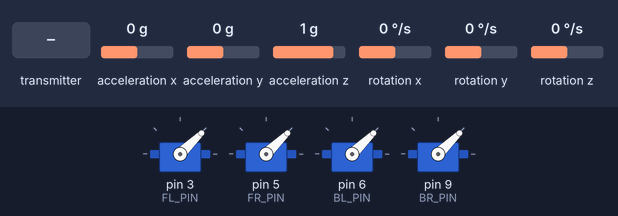
Bench run of a sketch on a simulated Arduino Uno, built with avr-gcc and run on an emulated ATmega328P. Shown: 4 × servo. The test bench sets the inputs (shaded band); at power-on: acceleration x 0 g, acceleration y 0 g, rotation x 0 °/s, rotation y 0 °/s, acceleration z 1 g, rotation z 0 °/s. EEPROM starts erased; no radio packets arrive unless stated; what the sketch prints to the serial monitor is not drawn.

Above: at 13.1 s.
13.2 s: the transmitter starts sending throttle = 256
At 14.4 s:
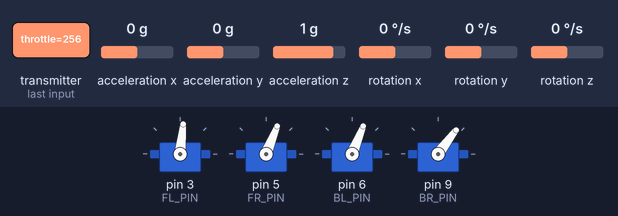
14.7 s: acceleration x set to -1.4 g
At 17.5 s:
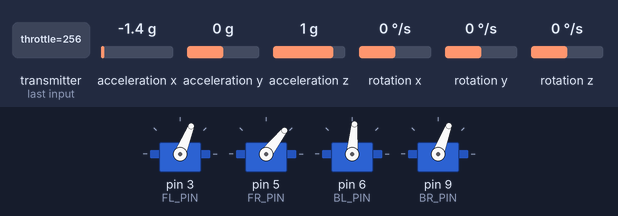
17.7 s: acceleration y set to -0.8 g
20.7 s: rotation x set to -192 °/s
23.7 s: rotation y set to -192 °/s
At 24.98 s:
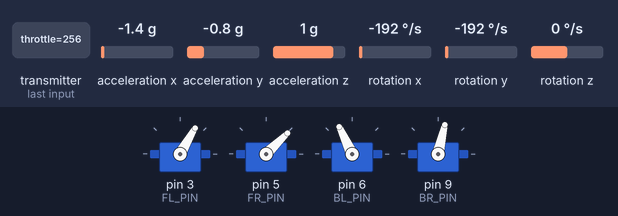
26.7 s: the transmitter starts sending pitch = 1023
At 26.89 s:
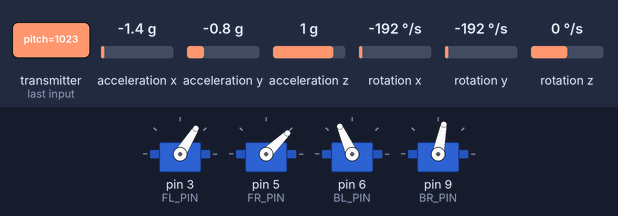
Timing chart, 0 to 30.5 s (numbered marks = the images above; inputs shaded):
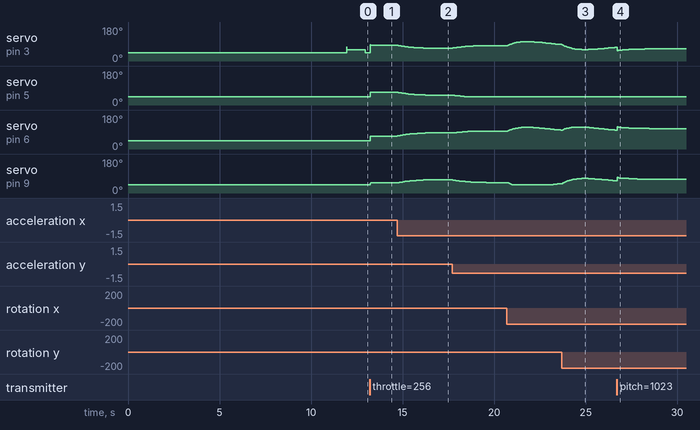

Measured:
- after the input at 13.2 s, servo on pin 3 (FL_PIN): 44° → 84° at once; servo on pin 5 (FR_PIN), servo on pin 6 (BL_PIN): 44° → 68° at once; servo on pin 9 (BR_PIN): 44° → 53° at once
- after the input at 14.7 s, servo on pin 5 (FR_PIN): moves from 68° to 52° over 1.5 s, starting at once; servo on pin 6 (BL_PIN): moves from 68° to 85° over 1.5 s, starting at once; servo on pin 9 (BR_PIN): rises from 53° to 70° in 1.9 s, then falls to 69° in 0.54 s
- after the input at 23.7 s, servo on pin 5 (FR_PIN): stays 44° (without the input it goes to 45° after 2.3 s)
- after the input at 26.7 s, servo on pin 5 (FR_PIN): stays 44° (without the input it goes to 45° after 2.1 s)

The sketch:

reciver_kalmanfilter_live_pid_tunning.ino
```cpp
#include <Wire.h>
#include <SPI.h>
#include <RF24.h>
#include <Servo.h>
#include <MPU6050.h>
#include <EEPROM.h>

// === Hardware Setup ===
MPU6050 mpu;
RF24 radio(8, 10);  // CE, CSN v
Servo escFL, escFR, escBL, escBR;

const byte address[6] = "00001";
const int FL_PIN = 3, FR_PIN = 5, BL_PIN = 6, BR_PIN = 9;

// === Joystick Data ===
struct DataPacket {
  int throttle;
  int yaw;
  int pitch;
  int roll;
};
DataPacket data;

// === IMU & Timing Variables ===
float accAngleX, accAngleY, gyroRateX, gyroRateY;
unsigned long lastTime;

// Angle and Motor tunning
float trimX = 0.0, trimY = 0.0;
int trimFL = 0, trimFR = 0, trimBL = 0, trimBR = 0;

// === Kalman Filter Variables ===
float kalAngleX = 0, kalAngleY = 0;
float biasX = 0, biasY = 0;
float P_X[2][2] = {{0, 0}, {0, 0}}, P_Y[2][2] = {{0, 0}, {0, 0}};
float Q_angle = 0.0005, Q_bias = 0.0015, R_measure = 0.03;

// === PID Variables ===
float Kp = 2.7, Ki = 0.004, Kd = 0.025;
float integralX = 0, integralY = 0;
float lastErrorX = 0, lastErrorY = 0;

// for pid value change
String inputString = "";
bool stringComplete = false;

// === Calibration Offsets ===
float angleX_offset = 0, angleY_offset = 0;
float gyroX_offset = 0, gyroY_offset = 0, gyroZ_offset = 0;
bool calibrated = false, gyroCalibrated = false;
float sumX = 0, sumY = 0;
int sampleCount = 0;

// === EEPROM Calibration ===
const int GYRO_X_ADDR = 0, GYRO_Y_ADDR = 4, GYRO_Z_ADDR = 8, GYRO_MAGIC_ADDR = 12;
const int GYRO_MAGIC_VALUE = 4242;

// === Fail-Safe ===
unsigned long lastSignalTime = 0;
const unsigned long signalTimeout = 1000;

void kalmanFilter(float accAngle, float gyroRate, float dt,
                  float &angle, float &bias, float P[2][2]) {
  angle += dt * (gyroRate - bias);
  P[0][0] += dt * (dt * P[1][1] - P[0][1] - P[1][0] + Q_angle);
  P[0][1] -= dt * P[1][1];
  P[1][0] -= dt * P[1][1];
  P[1][1] += Q_bias * dt;

  float S = P[0][0] + R_measure;
  float K[2] = { P[0][0] / S, P[1][0] / S };
  float y = accAngle - angle;
  angle += K[0] * y;
  bias += K[1] * y;

  float P00_temp = P[0][0], P01_temp = P[0][1];
  P[0][0] -= K[0] * P00_temp;
  P[0][1] -= K[0] * P01_temp;
  P[1][0] -= K[1] * P00_temp;
  P[1][1] -= K[1] * P01_temp;
}

void setup() {
  Serial.begin(9600);
  inputString.reserve(50); // for pid value change || prevent dynamic memory usage
  Wire.begin();
  mpu.initialize();

    if (!mpu.testConnection()) {
    while (1) {
      Serial.println("MPU6050 not connected!");
      delay(1000);
    }
  }

  int magic;
  EEPROM.get(GYRO_MAGIC_ADDR, magic);
  if (magic == GYRO_MAGIC_VALUE) {
    EEPROM.get(GYRO_X_ADDR, gyroX_offset);
    EEPROM.get(GYRO_Y_ADDR, gyroY_offset);
    EEPROM.get(GYRO_Z_ADDR, gyroZ_offset);
    gyroCalibrated = true;
    Serial.println("Gyro calibration loaded from EEPROM.");
  } else {
    Serial.println("Calibrating Gyroscope...");
    long sumX = 0, sumY = 0, sumZ = 0;
    int16_t ax, ay, az, gx, gy, gz;
    for (int i = 0; i < 2000; i++) {
      mpu.getMotion6(&ax, &ay, &az, &gx, &gy, &gz);
      sumX += gx; sumY += gy; sumZ += gz;
      delay(1);
    }
    gyroX_offset = (float)sumX / 2000.0;
    gyroY_offset = (float)sumY / 2000.0;
    gyroZ_offset = (float)sumZ / 2000.0;
    EEPROM.put(GYRO_X_ADDR, gyroX_offset);
    EEPROM.put(GYRO_Y_ADDR, gyroY_offset);
    EEPROM.put(GYRO_Z_ADDR, gyroZ_offset);
    EEPROM.put(GYRO_MAGIC_ADDR, GYRO_MAGIC_VALUE);
    Serial.println("Gyro calibration saved.");
  }

  escFL.attach(FL_PIN); escFR.attach(FR_PIN);
  escBL.attach(BL_PIN); escBR.attach(BR_PIN);
  escFL.writeMicroseconds(1000);
  escFR.writeMicroseconds(1000);
  escBL.writeMicroseconds(1000);
  escBR.writeMicroseconds(1000);
  delay(2000);

  radio.begin();
  radio.openReadingPipe(0, address);
  radio.setPALevel(RF24_PA_LOW);
  radio.startListening();

  lastTime = micros();
  lastSignalTime = millis();
}

void loop() {
  // === 1. Check for Serial input === || for pid value change
if (stringComplete) {
  processCommand(inputString);
  inputString = "";
  stringComplete = false;
}

  if (radio.available()) {
    radio.read(&data, sizeof(DataPacket));
    lastSignalTime = millis();
  }

  int16_t ax, ay, az, gx, gy, gz;
  mpu.getMotion6(&ax, &ay, &az, &gx, &gy, &gz);

  unsigned long now = micros();
  float dt = (now - lastTime) / 1000000.0;
  lastTime = now;
  if (dt <= 0 || isnan(dt)) return;

  gyroRateX = (gx - gyroX_offset) / 131.0;
  gyroRateY = (gy - gyroY_offset) / 131.0;

  float safeAccZ = (az == 0) ? 0.01 : az;
  accAngleX = atan2(ay, safeAccZ) * 180 / PI;
  accAngleY = atan2(ax, safeAccZ) * 180 / PI;

  kalmanFilter(accAngleX, gyroRateX, dt, kalAngleX, biasX, P_X);
  kalmanFilter(accAngleY, gyroRateY, dt, kalAngleY, biasY, P_Y);

  if (!calibrated && millis() < 3000) {
    sumX += kalAngleX; sumY += kalAngleY;
    sampleCount++;
  } else if (!calibrated) {
    if (sampleCount > 0) {
      angleX_offset = sumX / sampleCount;
      angleY_offset = sumY / sampleCount;
    }
    calibrated = true;
    Serial.print("Offsets set => X: "); Serial.print(angleX_offset);
    Serial.print(" Y: "); Serial.println(angleY_offset);
  }

  float correctedX = kalAngleX - angleX_offset + trimX;    // with triming of angles
  float correctedY = kalAngleY - angleY_offset + trimY;

  float desiredX = map(data.roll, 0, 1023, 30, -30);
  float desiredY = map(data.pitch, 0, 1023, -30, 30);

  float errorX = desiredX - correctedX;
  float errorY = desiredY - correctedY;

  integralX += errorX * dt;
  integralY += errorY * dt;
  integralX = constrain(integralX, -100, 100);
  integralY = constrain(integralY, -100, 100);

  float derivativeX = (errorX - lastErrorX) / dt;
  float derivativeY = (errorY - lastErrorY) / dt;
  lastErrorX = errorX;
  lastErrorY = errorY;

  int correctionX = Kp * errorX + Ki * integralX + Kd * derivativeX;
  int correctionY = Kp * errorY + Ki * integralY + Kd * derivativeY;

  int baseThrottle;
  if (millis() - lastSignalTime > signalTimeout) {
    baseThrottle = 1000;
    correctionX = 0;
    correctionY = 0;
    integralX = 0;
    integralY = 0;
    lastErrorX = 0;
    lastErrorY = 0;
    Serial.println("FAIL-SAFE: NO SIGNAL");
  } else {
    baseThrottle = map(data.throttle, 0, 1023, 1000, 2000);
  }

  int escFL_val = baseThrottle - correctionY + correctionX + trimFL; // with triming motors
  int escFR_val = baseThrottle - correctionY - correctionX + trimFR;
  int escBL_val = baseThrottle + correctionY + correctionX + trimBL;
  int escBR_val = baseThrottle + correctionY - correctionX + trimBR;

  escFL_val = constrain(escFL_val, 1000, 2000);
  escFR_val = constrain(escFR_val, 1000, 2000);
  escBL_val = constrain(escBL_val, 1000, 2000);
  escBR_val = constrain(escBR_val, 1000, 2000);

  escFL.writeMicroseconds(escFL_val);
  escFR.writeMicroseconds(escFR_val);
  escBL.writeMicroseconds(escBL_val);
  escBR.writeMicroseconds(escBR_val);

// === 7. Serial Plotter Output ===
Serial.print(" FL:"); Serial.print(escFL_val);
Serial.print(" BL:"); Serial.print(escBL_val);
Serial.print(" FR:"); Serial.print(escFR_val);
Serial.print(" BR:"); Serial.print(escBR_val);
Serial.print("X:"); Serial.print(correctedX);
//Serial.print(" DX:"); Serial.print(desiredX);
Serial.print(" Y:"); Serial.print(correctedY);
//Serial.print(" DY:"); Serial.println(desiredY);

delay(8);
}

void serialEvent() {
  while (Serial.available()) {
    char inChar = (char)Serial.read();
    if (inChar == '\n') {
      stringComplete = true;
    } else {
      inputString += inChar;
    }
  }
}
void processCommand(String cmd) {
  cmd.trim();
  cmd.toUpperCase();

  // pid and kalman value tunning
  if (cmd.startsWith("SET KP ")) {
    Kp = cmd.substring(7).toFloat();
    Serial.print("Updated Kp: "); Serial.println(Kp, 4);
  }
  else if (cmd.startsWith("SET KI ")) {
    Ki = cmd.substring(7).toFloat();
    Serial.print("Updated Ki: "); Serial.println(Ki, 4);
  }
  else if (cmd.startsWith("SET KD ")) {
    Kd = cmd.substring(7).toFloat();
    Serial.print("Updated Kd: "); Serial.println(Kd, 4);
  }
  else if (cmd.startsWith("SET QA ")) {
    Q_angle = cmd.substring(7).toFloat();
    Serial.print("Updated Q_angle: "); Serial.println(Q_angle, 6);
  }
  else if (cmd.startsWith("SET QB ")) {
    Q_bias = cmd.substring(7).toFloat();
    Serial.print("Updated Q_bias: "); Serial.println(Q_bias, 6);
  }
  else if (cmd.startsWith("SET RM ")) {
    R_measure = cmd.substring(8).toFloat();
    Serial.print("Updated R_measure: "); Serial.println(R_measure, 6);
  }
  else if (cmd == "SHOW PID") {
    Serial.print("Kp: "); Serial.print(Kp, 4);
    Serial.print(" | Ki: "); Serial.print(Ki, 4);
    Serial.print(" | Kd: "); Serial.println(Kd, 4);
  }
  else if (cmd == "SHOW KALMAN") {
    Serial.print("Q_angle: "); Serial.print(Q_angle, 6);
    Serial.print(" | Q_bias: "); Serial.print(Q_bias, 6);
    Serial.print(" | R_measure: "); Serial.println(R_measure, 6);
  }

  // angle and motors tunning
  else if (cmd.startsWith("SET TX ")) {
  trimX = cmd.substring(7).toFloat();
  Serial.print("Updated trimX: "); Serial.println(trimX, 4);
 }
 else if (cmd.startsWith("SET TY ")) {
  trimY = cmd.substring(7).toFloat();
  Serial.print("Updated trimY: "); Serial.println(trimY, 4);
 }
 else if (cmd.startsWith("SET FL ")) {
  trimFL = cmd.substring(7).toInt();
  Serial.print("Updated trimFL: "); Serial.println(trimFL);
 }
 else if (cmd.startsWith("SET FR ")) {
  trimFR = cmd.substring(7).toInt();
  Serial.print("Updated trimFR: "); Serial.println(trimFR);
 }
 else if (cmd.startsWith("SET BL ")) {
  trimBL = cmd.substring(7).toInt();
  Serial.print("Updated trimBL: "); Serial.println(trimBL);
 }
 else if (cmd.startsWith("SET BR ")) {
  trimBR = cmd.substring(7).toInt();
  Serial.print("Updated trimBR: "); Serial.println(trimBR);
 }
 else if (cmd == "SHOW TRIMS") {
  Serial.print("trimX: "); Serial.print(trimX, 4);
  Serial.print(" | trimY: "); Serial.print(trimY, 4);
  Serial.print(" | FL: "); Serial.print(trimFL);
  Serial.print(" | FR: "); Serial.print(trimFR);
  Serial.print(" | BL: "); Serial.print(trimBL);
  Serial.print(" | BR: "); Serial.println(trimBR);
 }

 // === If no command matches ===
else {
  Serial.println("Unknown command.");
  Serial.println("Valid Commands:");
  Serial.println("    SET KP <value>");
  Serial.println("    SET KI <value>");
  Serial.println("    SET KD <value>");
  Serial.println("    SET QA <value>");
  Serial.println("    SET QB <value>");
  Serial.println("    SET RM <value>");
  Serial.println("    SET TX <value>");
  Serial.println("    SET TY <value>");
  Serial.println("    SET FL <value>");
  Serial.println("    SET FR <value>");
  Serial.println("    SET BL <value>");
  Serial.println("    SET BR <value>");
  Serial.println("    SHOW PID");
  Serial.println("    SHOW KALMAN");
  Serial.println("    SHOW TRIMS");
}

}
```
